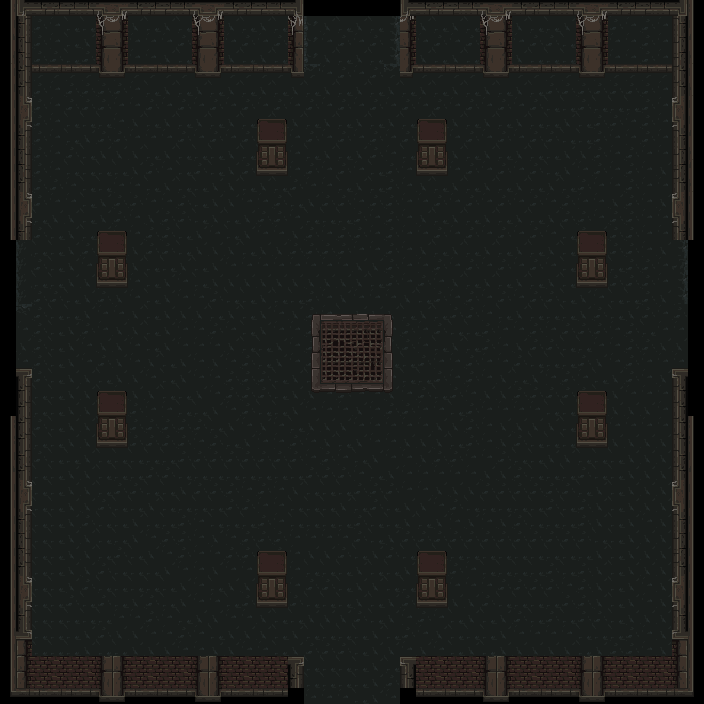

A level layout from a 2D game, rendered from its tile map. Below: a short description, then the map file with tile-grid data replaced by summaries:
An orthogonal 44x44 tile map with 16x16 px tiles, 5 tile layers (флажки, пол, стены, проходящие_стены, ...), 2 tilesets.

<map version="1.9" tiledversion="1.9.2" orientation="orthogonal" renderorder="right-down" width="44" height="44" tilewidth="16" tileheight="16" infinite="0" nextlayerid="8" nextobjectid="1">
 <tileset firstgid="1" source="mainlevbuild.tsx" />
 <tileset firstgid="2561" source="decorative.tsx" />
 <layer id="7" name="флажки" width="44" height="44">
  <data>[1936 cells, 4 non-empty, 1 distinct tile ids]</data>
 </layer>
 <layer id="1" name="пол" width="44" height="44">
  <data>[1936 cells, 1796 non-empty, 18 distinct tile ids]</data>
 </layer>
 <layer id="2" name="стены" width="44" height="44" opacity="0.99">
  <data>[1936 cells, 280 non-empty, 64 distinct tile ids]</data>
 </layer>
 <layer id="3" name="проходящие_стены" width="44" height="44">
  <data>[1936 cells, 120 non-empty, 20 distinct tile ids]</data>
 </layer>
 <layer id="4" name="канализация" width="44" height="44">
  <data>[1936 cells, 36 non-empty, 36 distinct tile ids]</data>
 </layer>
</map>
